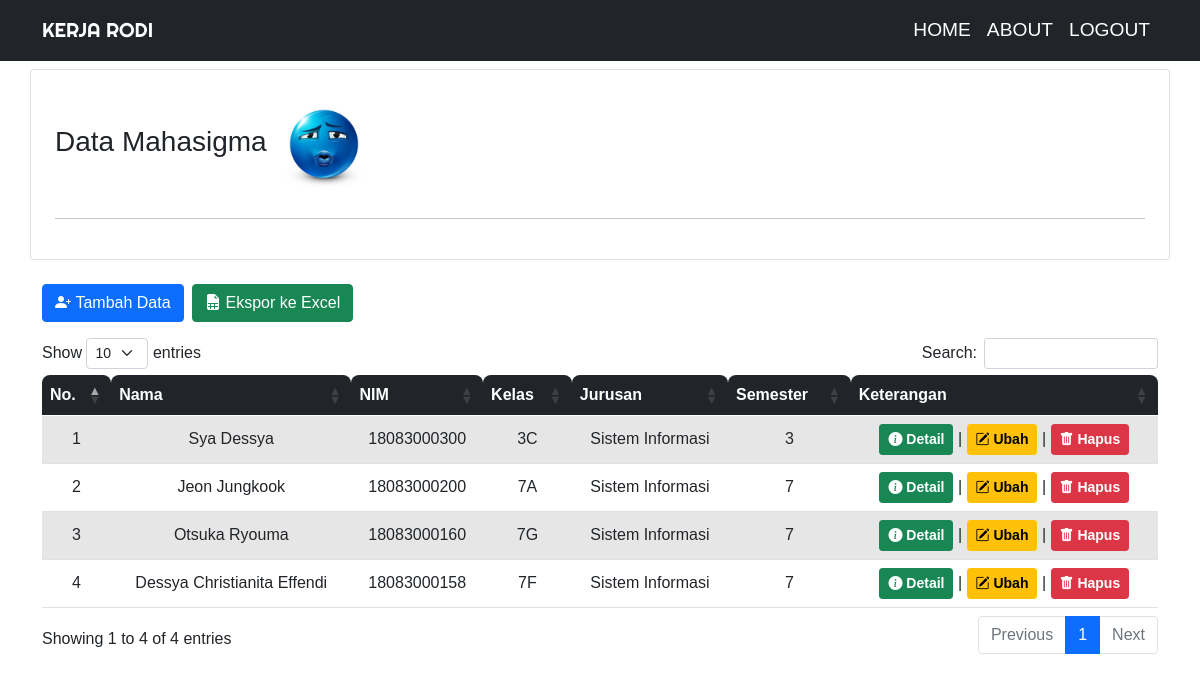
Screenshot of /TugasCRUD/index.php (signed in) with the database file from the repository.
### tables this page shows
CREATE TABLE `mahasiswa` (
  `id` int(11) NOT NULL,
  `nama` varchar(50) NOT NULL,
  `nim` varchar(20) NOT NULL,
  `kelas` varchar(2) NOT NULL,
  `jurusan` varchar(50) NOT NULL,
  `semester` varchar(2) NOT NULL
);

### TugasCRUD/function.php (called while the page is built, shortened)
<?php
$koneksi = mysqli_connect("localhost:8111", "root", "", "erd");
function query($query)
{
    global $koneksi;
    $result = mysqli_query($koneksi, $query);
    $rows = [];
    while ($row = mysqli_fetch_assoc($result)) {
        $rows[] = $row;
    }
    return $rows;
}

### TugasCRUD/index.php (the view, shortened to what this page needs)
<?php
require 'function.php';
$siswa = query("SELECT * FROM mahasiswa ORDER BY nim DESC");
?>
<!DOCTYPE html>
<html lang="en">
<head>
    <link href="https://cdn.jsdelivr.net/npm/bootstrap@5.0.0-beta2/dist/css/bootstrap.min.css" rel="stylesheet">
    <link rel="stylesheet" href="https://cdn.jsdelivr.net/npm/bootstrap-icons@1.4.0/font/bootstrap-icons.css">
    <link rel="stylesheet" href="https://cdn.datatables.net/1.10.23/css/dataTables.bootstrap5.min.css">
    <link rel="stylesheet" href="https://cdn.jsdelivr.net/npm/bootstrap@5.0.0-beta1/dist/css/bootstrap.min.css">
    <link rel="stylesheet" href="css/style.css">
</head>
<body>
    <nav class="navbar navbar-expand-lg navbar-dark bg-dark text-uppercase">
        <div class="container">
            <a class="navbar-brand" href="index.php">Kerja Rodi</a>
            <div class="collapse navbar-collapse" id="navbarNav">
                <ul class="navbar-nav ms-auto">
                    <li class="nav-item">
                        <a class="nav-link" aria-current="page" href="home.php">Home</a>
                    </li>
                    <li class="nav-item">
                        <a class="nav-link" href="about.php">About</a>
                    </li>
                    <li class="nav-item">
                        <a class="nav-link" href="logout.php">Logout</a>
                    </li>
                </ul>
            </div>
        </div>
    </nav>
    <div class="container">
        <div class="row my-2">
            <div class="card p-4 mb-3">
                <h3 class="card-title">Data Mahasigma <img src="img/blue emoji.jpeg" alt="sigma" style="width: 100px;"></h3>
                <hr>
            </div>
        </div>
        <div class="row my-2">
            <div class="col-md">
                <a href="addData.php" class="btn btn-primary"><i class="bi bi-person-plus-fill"></i>&nbsp;Tambah Data</a>
                <a href="export.php" target="_blank" class="btn btn-success ms-1"><i class="bi bi-file-earmark-spreadsheet-fill"></i>&nbsp;Ekspor ke Excel</a>
            </div>
        </div>
        <div class="row my-3">
            <div class="col-md">
                <table id="data" class="table table-striped table-responsive table-hover text-center" style="width:100%">
                    <thead class="table-dark">
                        <tr>
                            <th>No.</th>
                            <th>Nama</th>
                            <th>NIM</th>
                            <th>Kelas</th>
                            <th>Jurusan</th>
                            <th>Semester</th>
                            <th>Keterangan</th>
                        </tr>
                    </thead>
                    <tbody>
                        <?php $no = 1; ?>
                        <?php foreach ($siswa as $row) : ?>
                            <tr>
                                <td><?= $no++; ?></td>
                                <td><?= $row['nama']; ?></td>
                                <td><?= $row['nim']; ?></td>
                                <td><?= $row['kelas']; ?></td>
                                <td><?= $row['jurusan']; ?></td>
                                <td><?= $row['semester']; ?></td>
                                <td>
                                    <button class="btn btn-success btn-sm text-white detail" data-id="<?= $row['nim']; ?>" style="font-weight: 600;"><i class="bi bi-info-circle-fill"></i>&nbsp;Detail</button> |
                                    <a href="ubah.php?nim=<?= $row['nim']; ?>" class="btn btn-warning btn-sm" style="font-weight: 600;"><i class="bi bi-pencil-square"></i>&nbsp;Ubah</a> |
                                    <a href="hapus.php?nim=<?= $row['nim']; ?>" class="btn btn-danger btn-sm" style="font-weight: 600;" onclick="return confirm('Apakah anda yakin ingin menghapus data <?= $row['nama']; ?> ?');"><i class="bi bi-trash-fill"></i>&nbsp;Hapus</a>
                                </td>
                            </tr>
                        <?php endforeach; ?>
                    </tbody>
                </table>
            </div>
        </div>
    </div>
</body>
</html>

### TugasCRUD/css/style.css (style rules this page uses)
body { font-family: "Gill Sans", "Gill Sans MT", Calibri, "Trebuchet MS", sans-serif; }
.navbar-brand { font-family: "Righteous", cursive; }

### TugasCRUD/index.php (style rules this page uses)
.navbar { background-color: rgba(0, 123, 255, 0.8); backdrop-filter: blur(5px); }
.navbar-brand, .nav-link { font-size: 1.2em; color: white !important; }
.btn { border-radius: 8px; font-weight: 500; transition: all 0.3s ease; }
.table { border-collapse: separate; border-spacing: 0 0.5rem; overflow: hidden; }
.table th { background-color: #007bff; color: white; padding: 12px; border-top-left-radius: 8px; border-top-right-radius: 8px; }
.table td { background-color: white; padding: 12px; vertical-align: middle; box-shadow: 0 4px 8px rgba(0, 0, 0, 0.1); }

### rows the page displays
mahasiswa: nama "Sya Dessya", nim "18083000300", kelas "3C", jurusan "Sistem Informasi", semester "3"
mahasiswa: nama "Jeon Jungkook", nim "18083000200", kelas "7A", jurusan "Sistem Informasi", semester "7"
mahasiswa: nama "Otsuka Ryouma", nim "18083000160", kelas "7G", jurusan "Sistem Informasi", semester "7"
mahasiswa: nama "Dessya Christianita Effendi", nim "18083000158", kelas "7F", jurusan "Sistem Informasi", semester "7"
